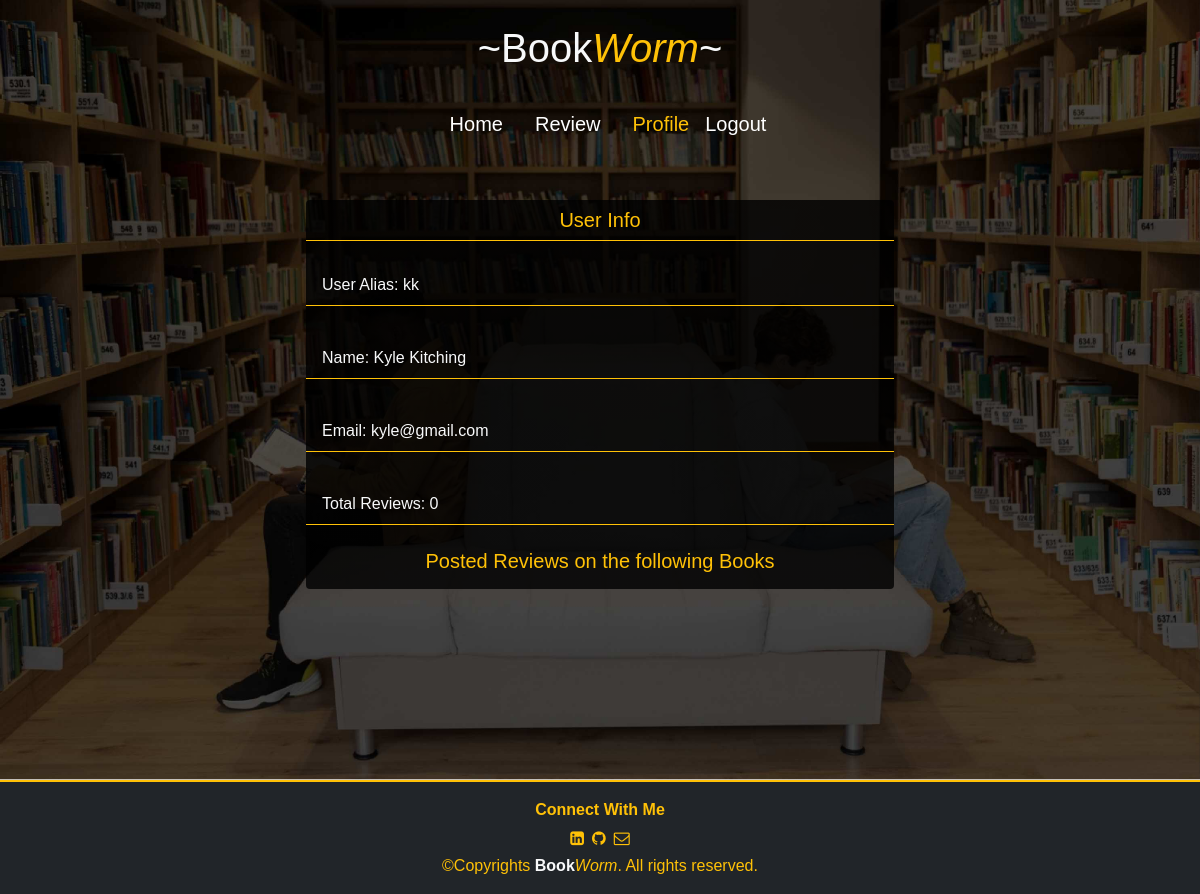
The app's page /6 (signed in) with its own data.
### apps/users/models.py (models this page shows)
class User(models.Model):
    name = models.CharField(max_length=255)
    alias = models.CharField(max_length=255)
    email = models.CharField(max_length=255)
    password = models.CharField(max_length=255)
    created_at = models.DateTimeField(auto_now_add=True)
    updated_at = models.DateTimeField(auto_now=True)
    objects = UserManager()

### apps/users/views.py (the view)
# urls.py: path('<int:user_id>', views.user_page)
def user_page(request, user_id):
    if 'user_id' not in request.session:
        return redirect('/')
    loged_in_user = User.objects.get(id= request.session['user_id'])
    context = {
        'user': User.objects.get(id = user_id),
        'loged_in_user' : loged_in_user
    }
    user = User.objects.get(id = request.session['user_id'])
    print(user.book_reviews.all())
    return render(request, 'user_page.html', context)

### apps/users/templates/user_page.html (shortened to what this page needs)
<!DOCTYPE html>
<html lang="en">
<head>
    {% load static %}
    <link rel="stylesheet" href="{% static 'css/user_page.css' %}">
    <link href="https://cdn.jsdelivr.net/npm/bootstrap@5.1.3/dist/css/bootstrap.min.css" rel="stylesheet">
    <link rel="stylesheet" href="https://cdnjs.cloudflare.com/ajax/libs/font-awesome/4.7.0/css/font-awesome.min.css">
</head>
<body>
    <div class="container-fluid header">
        <h1 class="text-light  text-center py-4 text-decoration-underlin">~Book<i class="text-warning">Worm</i>~</h1>
        <nav class="navbar text-light p-2 mb-5">
            <div class="container-xxl">
                <div class=" d-flex justify-content-between m-auto">
                    <h5><a class="text-decoration-none mx-3" href="/books">Home</a></h5>
                    <h5><a class="text-decoration-none mx-3" href="/books/review">Review</a></h5>
                    <h5><a class="link-warning text-decoration-none mx-3" href="/{{user.id}}">Profile</a></h5>
                    <h5><a class="text-decoration-none" href="/logout">Logout</a></h5>
                </div>
        </nav>
        <div class="user_info bg car m-auto text-ligh border-2 border-warning rounded">
            <h5 class="p-2 border-bottom border-warning card-title text-center text-warning">User Info</h5>
            <ul class="list-group list-group-flush">
                <p><li class="border-bottom border-warning bg-transparent font list-group-item text-light">User Alias: {{user.alias}}</li></p>
                <p><li class="border-bottom border-warning bg-transparent list-group-item text-light">Name: {{user.name}}</li></p>
                <p><li class="border-bottom border-warning  bg-transparent list-group-item text-light">Email: {{user.email}}</li></p>
                <p><li class="border-bottom border-warning bg-transparent  list-group-item text-light">Total Reviews: {{user.book_reviews.count}}</li></p>
            </ul>
            <h5 class=" p-2 card-title text-center text-warning">Posted Reviews on the following Books</h5>
        </div>
    </div>
    <footer class="p-3 bg-dark border-top border-warning border-2">
        <p class="text-center text-warning mb-0"><strong>Connect With Me</strong></p>
        <div class="d-flex justify-content-center align-items-center">
            <a class="link-warning p-1" target="_blank" rel="noopener noreferrer" href="https://www.linkedin.com/in/abomi-daba-3994a6222/">
                <i class="fa fa-linkedin-square" aria-hidden="true"></i>
            </a>
            <a class="link-warning p-1" target="_blank" rel="noopener noreferrer" href="https://github.com/AbomiDaba">
                <i class="fa fa-github" aria-hidden="true"></i>
            </a>
            <a class="link-warning p-1" target="_blank" rel="noopener noreferrer" href="mailto:abomi.daba@gmail.com">
                <i class="fa fa-envelope-o" aria-hidden="true"></i>
            </a>
        </div>
        <p class="text-center text-warning mb-0">&copy;Copyrights <strong class="text-light">Book</strong><i>Worm</i>. All rights reserved.</p>
    </footer>
</body>
</html>

### apps/users/static/css/user_page.css (style rules this page uses)
.header { background-image:url(../img/wepik-2022229-132042.png); background-repeat: no-repeat; background-position: center; background-size: cover; background-position: bottom; height: 780px; animation: change 15s infinite ease-in-out; }
.user_info { width: 50%; }
h1, h2, h3, p, h5 , ul { font-family:Verdana, Geneva, Tahoma, sans-serif }
nav a { color: white; }
.bg { background: linear-gradient(to top, rgba(0,0,0,0.8)50%, rgba(0,0,0,0.8)50%); }

### records on screen
User: alias "kk", name "Kyle Kitching", email "kyle@gmail.com", book_reviews.count "0"
